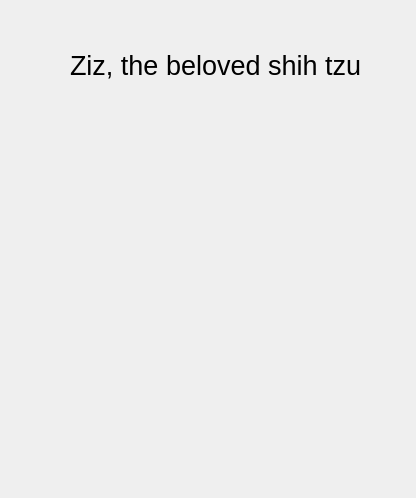
<?xml version="1.0" encoding="UTF-8"?>
<ui version="4.0">
 <class>Widget</class>
 <widget class="QWidget" name="Widget">
  <property name="geometry">
   <rect>
    <x>0</x>
    <y>0</y>
    <width>416</width>
    <height>498</height>
   </rect>
  </property>
  <property name="windowTitle">
   <string>Widget</string>
  </property>
  <widget class="QLabel" name="dusterTextLabel">
   <property name="geometry">
    <rect>
     <x>70</x>
     <y>50</y>
     <width>321</width>
     <height>31</height>
    </rect>
   </property>
   <property name="font">
    <font>
     <pointsize>20</pointsize>
    </font>
   </property>
   <property name="text">
    <string>Ziz, the beloved shih tzu</string>
   </property>
  </widget>
  <widget class="QLabel" name="imageTextLabel">
   <property name="geometry">
    <rect>
     <x>100</x>
     <y>100</y>
     <width>421</width>
     <height>321</height>
    </rect>
   </property>
   <property name="text">
    <string/>
   </property>
   <property name="scaledContents">
    <bool>true</bool>
   </property>
  </widget>
 </widget>
 <resources/>
 <connections/>
</ui>
